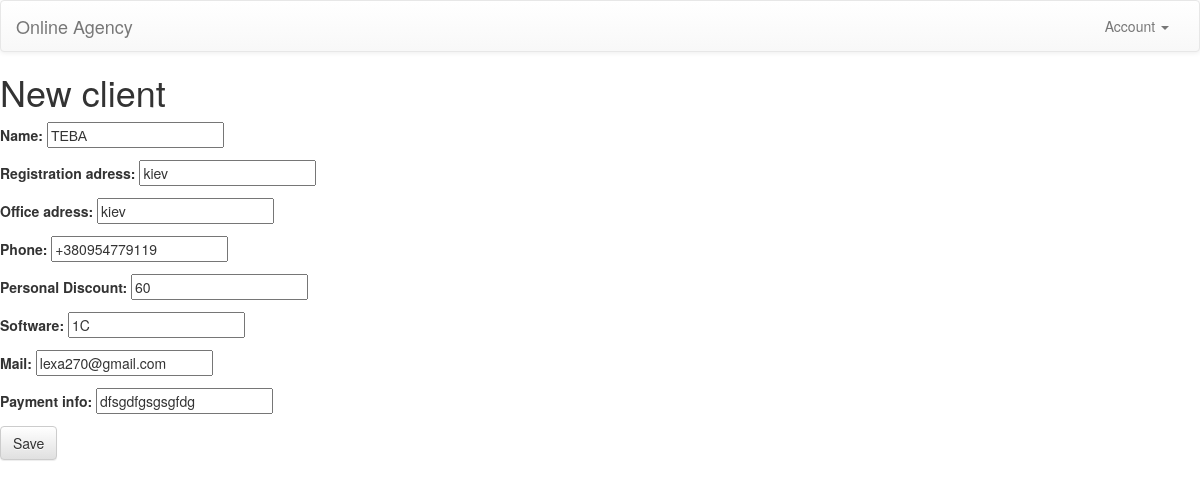
/clients/1/edit/ (signed in), run on an earlier commit of the app's database.
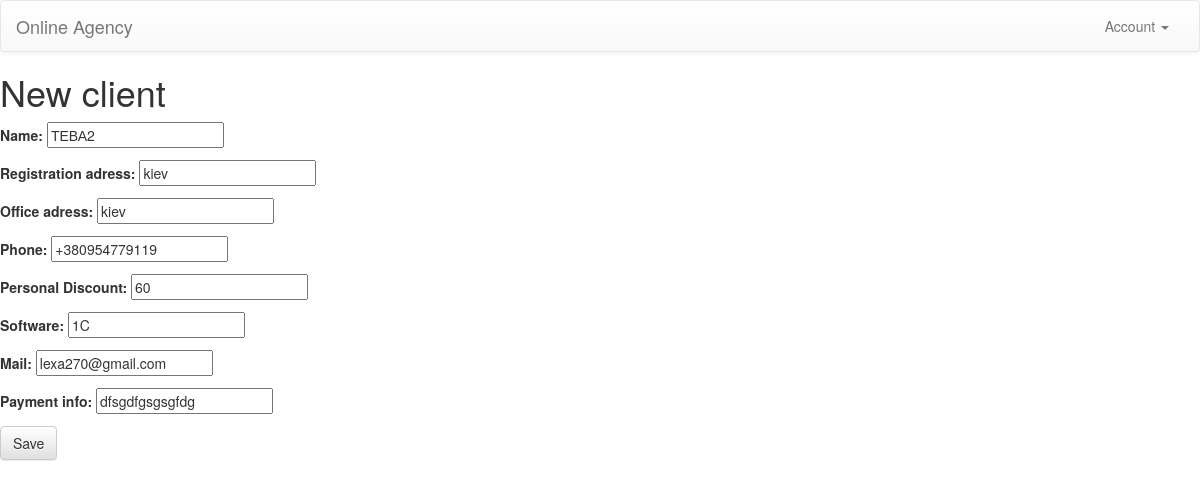
And on a later commit of the database.
### OnlineAgecy/models.py (models this page shows, shortened)
class Client(models.Model):
    id = models.AutoField(primary_key=True)
    Name = models.CharField(max_length=40)
    Registration_adress =models.CharField(max_length=200)
    Office_adress = models.CharField(max_length=200)
    Phone = models.CharField(max_length=24)
    Personal_Discount = models.IntegerField()
    Software = models.CharField(max_length=40)
    Mail = models.CharField(max_length=40)
    Payment_info = models.CharField(max_length=255)

### OnlineAgecy/views.py (the view)
# urls.py: url(r'^clients/(?P<id>\d+)/edit/$', views.client_edit, name='client_edit'),
@login_required(login_url="login/")
def client_edit(request, id):
    client = get_object_or_404(Client, id=id)
    if request.method == "POST":
        form = ClientForm(request.POST, instance=client)
        if form.is_valid():
            client = form.save(commit=False)
            client.save()
            return redirect('clients')
    else:
        form = ClientForm(instance=client)
    return render(request, 'clients/new_client.html', {'form': form})

### OnlineAgecy/forms.py
class ClientForm(forms.ModelForm):
    class Meta:
        model = Client
        fields = ('Name', 'Registration_adress', 'Office_adress', 'Phone', 'Personal_Discount', 'Software', 'Mail', 'Payment_info')

### templates/clients/new_client.html
{% extends 'layouts/base.html' %}
{% block content %}
    <h1>New client</h1>
    <form method="POST" class="client-form">{% csrf_token %}
        {{ form.as_p }}
        <button type="submit" class="save btn btn-default">Save</button>
    </form>
{% endblock %}

What changed in the data, as far as the page shows it:
changed Client "kiev": Name "ТЕВА" → "ТЕВА2"
